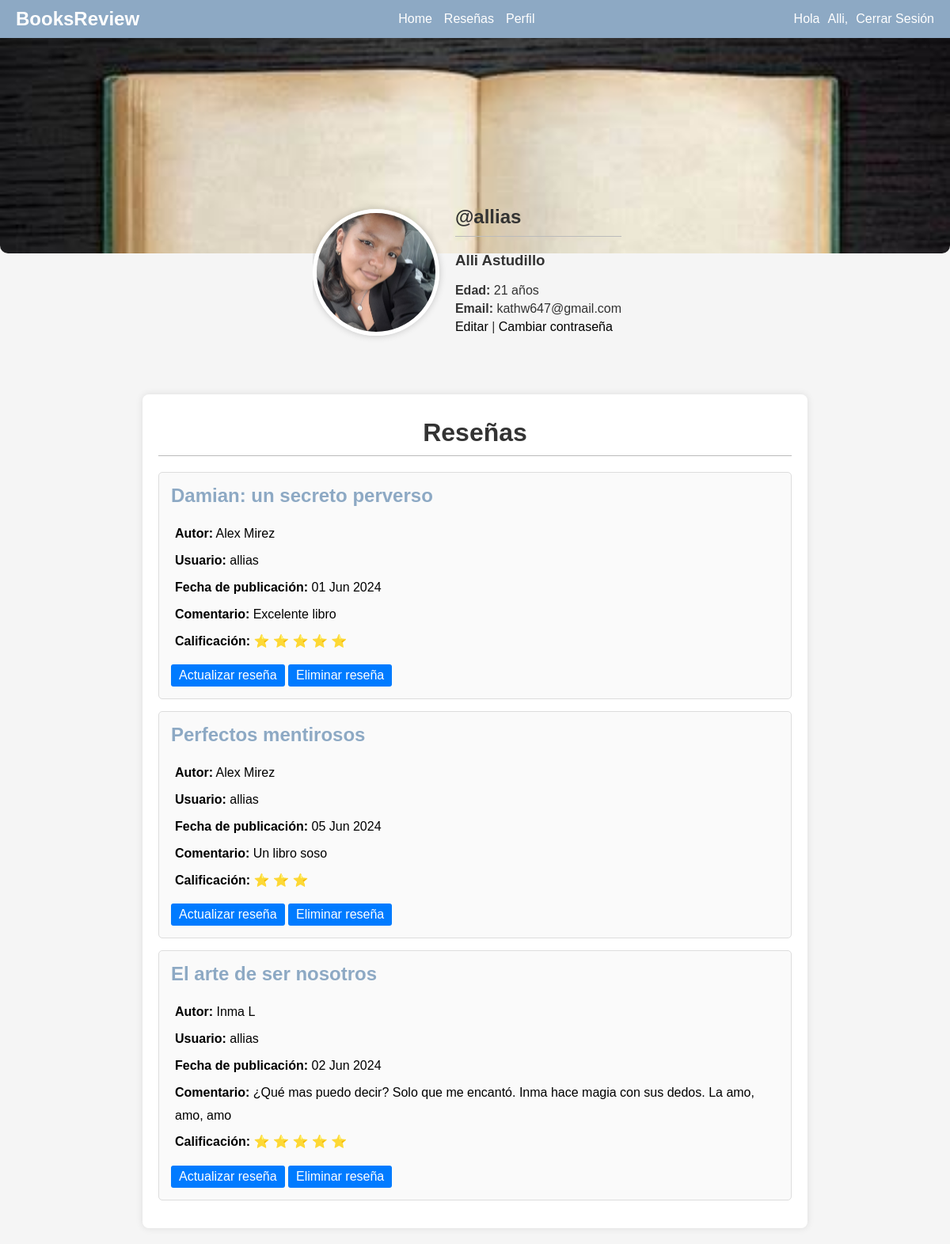
Page /account/profile/ (signed in) on the committed database.
### account/models.py (models this page shows, shortened)
class Profile(models.Model):
    user = models.OneToOneField(settings.AUTH_USER_MODEL,
    on_delete=models.CASCADE)
    date_of_birth = models.DateField(blank=True, null=True)
    photo = models.ImageField(upload_to='users/%Y/%m/%d/',blank=True)
    cover_photo = models.ImageField(upload_to='users/%Y/%m/%d/',blank=True)

### books/models.py (models this page shows, shortened)
class Review(models.Model):
    RATING_CHOICES = (
        (1, '1'),
        (2, '2'),
        (3, '3'),
        (4, '4'),
        (5, '5'),
    )
    book = models.ForeignKey(Book, on_delete=models.CASCADE)
    pub_date = models.DateTimeField('date published', auto_now_add=True)
    user = models.ForeignKey(settings.AUTH_USER_MODEL, on_delete=models.CASCADE, null=True)
    comment = models.CharField(max_length=200)
    rating = models.IntegerField(choices=RATING_CHOICES)

class Book(models.Model):
    title = models.CharField(max_length=255)
    synopsis = models.TextField()
    year = models.DateField(blank=True, null=True, default=timezone.now)
    author = models.ForeignKey(Author, on_delete=models.CASCADE)
    publishing = models.ForeignKey(Publishing, on_delete=models.CASCADE)
    cover_libro = models.ImageField(upload_to='books/', blank=True, null=True)

class Author(models.Model):
    name = models.CharField(max_length=255)
    description = models.TextField()
    cover_image = models.ImageField(upload_to='author/covers/', blank=True, null=True)
    def __str__(self):
        return self.name

### account/views.py (the view)
# urls.py: path('profile/', views.profile, name='profile'),
@login_required
def profile(request):
    profile = Profile.objects.get(user=request.user)
    reviews = Review.objects.filter(user=request.user)
    age = calculate_age(profile.date_of_birth)
    return render(request, 'account/profile.html', {'profile': profile, 'reviews': reviews, 'age': age})

### account/views.py (called while the page is built)
def calculate_age(born):
    today = date.today()
    return today.year - born.year - ((today.month, today.day) < (born.month, born.day))

### books/templatetags/custom_tags.py (called while the page is built)
@register.filter
def get_range(value):
    return range(value)

### templates/account/profile.html (shortened to what this page needs)
{% extends 'base.html' %}
{% load static %}
{% load custom_tags %}
{% block css %}
    <link rel="stylesheet" type="text/css" href="{% static 'css/book/grid.css' %}">
    <link rel="stylesheet" type="text/css" href="{% static 'css/estilos.css' %}">
    <link rel="stylesheet" type="text/css" href="{% static 'css/profile/profile.css' %}">
    <link rel="stylesheet" type="text/css" href="{% static 'css/review/reviewlist.css' %}">
{% endblock %}
{% block content %}
    <div class="profile-header">
        <div class="cover-photo">
            {% if profile.cover_photo %}
                <img src="{{ profile.cover_photo.url }}" alt="Foto de portada">
            {% else %}
                <img src="{% static 'img/sin_portada.jpg' %}">
            {% endif %}
        </div>
        <div class="profile-info">
            <div class="profile-photo">
                {% if profile.photo %}
                    <img src="{{ profile.photo.url }}" alt="Foto de perfil">
                {% else %}
                    <img src="{% static 'img/sin_perfil.jpg' %}">
                {% endif %}
            </div>
            <div class="user-details">
                <h1 style="text-align:left;"><b>@{{ profile.user.username }}</b></h1>
                <h3><b>{{ profile.user.first_name }} {{ profile.user.last_name }}</b></h3>
                <div class="profile-details">
                    <div class="detail">
                        <strong>Edad:</strong>
                        {% if profile.date_of_birth %}
                            <span class="age">{{ age }} años</span>
                        {% else %}
                            No especificada
                        {% endif %}
                    </div>
                    <div class="detail">
                        <strong>Email:</strong> {{ profile.user.email }}
                    </div>
                </div>
            <a href="{% url 'edit' %}" style="color:black">Editar </a>|
            <a href="{% url "password_change" %}" style="color:black">Cambiar contraseña</a></p>
            </div>
        </div>
    </div>
    <div class="container">
        <h1>Reseñas</h1>
        <div class="review-list">
            {% for review in reviews %}
                <div class="review-item">
                    <h2>{{ review.book.title }}</h2>
                    <p><strong>Autor:</strong> {{ review.book.author }}</p>
                    <p><strong>Usuario:</strong> {{ review.user.username }}</p>
                    <p><strong>Fecha de publicación:</strong> {{ review.pub_date|date:"d M Y" }}</p>
                    <p><strong>Comentario:</strong> {{ review.comment }}</p>
                    <p><strong>Calificación:</strong>
                        {% for i in review.rating|get_range %}
                            ⭐
                        {% endfor %}
                    </p>
                    <a href="{% url 'upt_review' review.book.id %}" class="add-review-btn">Actualizar reseña</a>
                    <a href="{% url 'delete_review' review.book.id %}" class="dl-eliminar-btn">Eliminar reseña</a>
                </div>
            {% empty %}
                <p>No hay reseñas disponibles.</p>
            {% endfor %}
        </div>
    </div>
{% endblock %}

### templates/base.html (shortened to what this page needs)
{% load static %}
<!DOCTYPE html>
<html lang="{{ LANGUAGE_CODE }}">
<head>
    <link href="{% static "css/base.css" %}" rel="stylesheet">
    <link href="{% static "css/nav.css" %}" rel="stylesheet">
    {% block css %}
    {% endblock %}
</head>
<body>
{% block nav %}
    <header class="header">
        <nav class="navbar">
            <a href="{% url "book_list" %}" class="nav-logo">BooksReview</a>
            {% if request.user.is_authenticated %}
                <ul class="nav-menu">
                    <li {% if section == "inicio" %}class="nav-link"{% endif %}>
                        <a href="{% url "book_list" %}">Home</a>
                    </li>
                    {% if not request.user.is_superuser %}
                        <li {% if section == "reseñas" %}class="nav-link"{% endif %}>
                            <a href="{% url "review_list" %}">Reseñas</a>
                        </li>
                     {% endif %}
                        {% if not request.user.is_superuser %}
                            <li {% if section == "perfil" %}class="nav-link"{% endif %}>
                                <a href="{% url "profile" %}">Perfil</a>
                            </li>
                        {% endif %}
                </ul>
            {% endif %}
                <span class="user">
                    {% if request.user.is_authenticated%}
                        Hola
                        {% if not request.user.is_superuser %}
                            <a class="usuario" href="{% url "profile" %}">{{ request.user.first_name|default:request.user.username }},</a>
                        {% else %}
                            {{ request.user.first_name|default:request.user.username }},
                        {% endif %}
                       <a href="#" onclick="document.getElementById('logout-form').submit();">Cerrar Sesión</a>
                    {% else %}
                       <a href="{% url "login" %}">Iniciar Sesión</a>
                    {% endif %}
                </span>
        </nav>
    </header>
{% endblock %}
{% block content %}{% endblock %}
</body>
</html>

### static/css/base.css (style rules this page uses)
body { margin:0; padding:0; }
p { line-height: 1.8; }
a { color:white; text-decoration:none; }
h1 { border-bottom:1px solid #bbb; padding:0 0 10px 0; margin:10px 0 20px 0; }
h2 { margin:30px 0 20px; }
.profile-info { float:left; overflow:auto; margin-right:20px; }

### static/css/nav.css (style rules this page uses)
.header { background-color: #8DA9C4; padding: 10px 0; position: fixed; width: 100%; top: 0; left: 0; box-shadow: 0 4px 6px rgba(0, 0, 0, 0.1); z-index: 1000; }
.navbar { display: flex; justify-content: space-between; align-items: center; max-width: 1200px; margin: 0 auto; padding: 0 20px; z-index: 1; }
.nav-logo { color: white; font-size: 1.5em; text-decoration: none; font-weight: bold; }
.nav-menu { list-style: none; display: flex; gap: 15px; margin: 0; padding: 0; }
.user { color: white; display: flex; align-items: center; gap: 10px; }

### static/css/book/grid.css (style rules this page uses)
.review-item .add-review-btn, .review-item .dl-eliminar-btn { margin-top: 10px; display: inline-block; padding: 5px 10px; background-color: #007bff; color: white; text-decoration: none; border-radius: 3px; }

### static/css/profile/profile.css (style rules this page uses)
.profile-header { display: flex; align-items: center; justify-content: center; flex-direction: column; position: relative; margin-top: 20px; padding-top: 0; }
.cover-photo { width: 100vw; max-height: 300px; overflow: hidden; position: relative; border-bottom-left-radius: 10px; border-bottom-right-radius: 10px; margin-top: 0; }
.cover-photo img { width: 100%; height: 100%; object-fit: cover; }
.profile-info { display: flex; align-items: center; margin-top: -70px; z-index: 1; }
.profile-photo { width: 150px; height: 150px; border-radius: 50%; overflow: hidden; border: 5px solid white; box-shadow: 0 0 10px rgba(0, 0, 0, 0.2); }
.profile-photo img { width: 100%; height: 100%; object-fit: cover; }
.user-details { margin-left: 20px; color: #333; font-family: Arial, sans-serif; }
.user-details h1 { font-size: 24px; margin-bottom: 5px; }
.profile-details { margin-top: 10px; }
.profile-details .detail { margin-bottom: 5px; }
.review-list { margin-top: 20px; }
.review-item { border: 1px solid #ccc; border-radius: 5px; padding: 10px; margin-bottom: 10px; background-color: #f9f9f9; }
.review-item h2 { margin-top: 0; }
.review-item p { margin-bottom: 5px; }
.review-item .add-review-btn, .review-item .dl-eliminar-btn { margin-top: 10px; display: inline-block; padding: 5px 10px; background-color: #007bff; color: white; text-decoration: none; border-radius: 3px; }

### static/css/review/reviewlist.css (style rules this page uses)
body { font-family: Arial, sans-serif; background-color: #f5f5f5; margin: 0; padding: 0; }
.container { max-width: 800px; margin: 20px auto; padding: 20px; background-color: #fff; box-shadow: 0 0 10px rgba(0, 0, 0, 0.1); border-radius: 8px; z-index:9999; margin-top: 60px; }
h1 { text-align: center; color: #333; }
.review-list { margin-top: 20px; }
.review-item { border: 1px solid #ddd; padding: 15px; margin-bottom: 15px; border-radius: 5px; background-color: #fafafa; }
.review-item h2 { margin-top: 0; color: #8DA9C4; }
.review-item p { margin: 5px }
.review-item .add-review-btn, .review-item .dl-eliminar-btn { margin-top: 10px; display: inline-block; padding: 5px 10px; background-color: #007bff; color: white; text-decoration: none; border-radius: 3px; }

### rows in the picture
Profile: photo (picture), user.username "allias", user.first_name "Alli", user.last_name "Astudillo", user.email "kathw647@gmail.com"
Review: book "Damian: un secreto perverso", book.author "Alex Mirez", user.username "allias", pub_date "01 Jun 2024", comment "Excelente libro", rating 5 (drawn)
Review: book "Perfectos mentirosos", book.author "Alex Mirez", user.username "allias", pub_date "05 Jun 2024", comment "Un libro soso", rating 3 (drawn)
Review: book "El arte de ser nosotros", book.author "Inma L", user.username "allias", pub_date "02 Jun 2024", comment "¿Qué mas puedo decir? Solo que me encantó. Inma hace magia con sus dedos. La amo, amo, amo", rating 5 (drawn)

### other values in the picture
{{ request.user.first_name|default:request.user.username }} "Alli"
{{ age }} "21"
